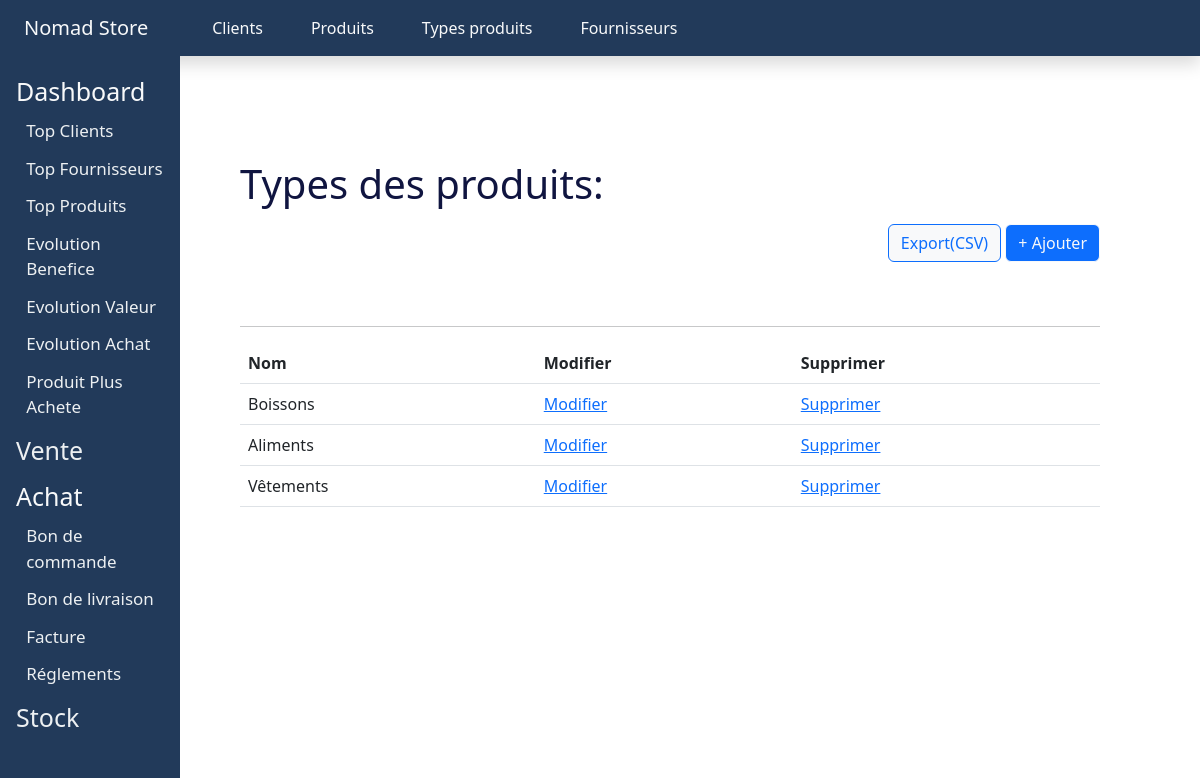
Screenshot of /types/ with the database file from the repository.
### application/models.py (models this page shows, shortened)
class Product_type(models.Model):
    Nom_type = models.CharField(max_length=50)

### application/views.py (the view)
# urls.py: path('types/',views.afficher_types , name='TypeList'),
def afficher_types(request):                                                                             #Afficher les types des produits
    types = Product_type.objects.all()
    return render(request,'liste_types.html',{"types":types})

### application/templates/liste_types.html (shortened to what this page needs)
<!DOCTYPE html>
<html>
  {% load static %}
  <head>
    <link
      href="https://cdn.jsdelivr.net/npm/bootstrap@5.3.0-alpha1/dist/css/bootstrap.min.css"
      rel="stylesheet"
    />
    <link rel="stylesheet" href="{% static 'css/style.css' %}" />
  </head>
  <body>
    {% include 'header.html' %}
    <section>
      <h1 class="items-list-title">Types des produits:</h1>
      <div class="d-flex justify-content-between pt-2 pb-5">
        <div>
          <a class="col-auto" href="{% url 'ExpTypesCSV' %}">
            <button class="btn btn-outline-primary btn-light">
              Export(CSV)
            </button></a
          >
          <a class="col-auto col-auto-offset-9" href="{% url 'Ajouter_type' %}"
            ><button class="btn btn-primary btn-outline-light">
              + Ajouter
            </button></a
          >
        </div>
      </div>
      <hr />
      <table class="table">
        <thead>
          <tr>
            <th scope="col">Nom</th>
            <th scope="col">Modifier</th>
            <th scope="col">Supprimer</th>
          </tr>
        </thead>
        <tbody>
          {% for type in types %}
          <tr>
            <td>{{ type.Nom_type }}</td>
            <td>
              <a href="{% url 'Edit_type' type.id %}">Modifier</a>
            </td>
            <td>
              <a href="{% url 'Supp_type' type.id %}">Supprimer</a>
            </td>
          </tr>
          {% endfor %}
        </tbody>
      </table>
    </section>
  </body>
</html>

### application/static/css/style.css (style rules this page uses)
section { background-color: #fff; height: 80vh; width: 80%; overflow-y: scroll; border-radius: 10px; position: absolute; top: 110px; right: 50px; padding: 50px; }
.items-list-title { color: #101540; }

### rows the page displays
Product_type: Nom_type "Boissons"
Product_type: Nom_type "Aliments"
Product_type: Nom_type "Vêtements"
